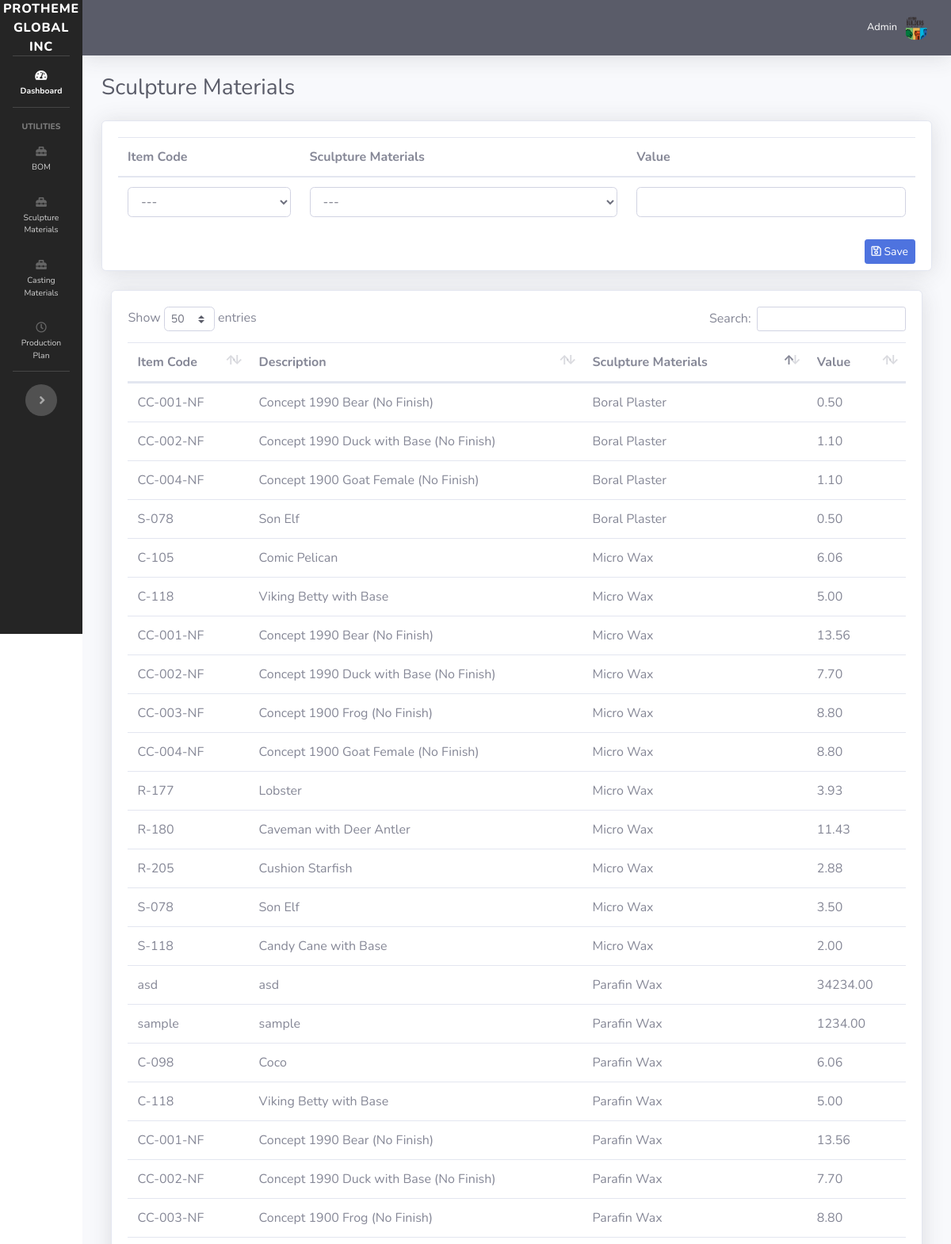
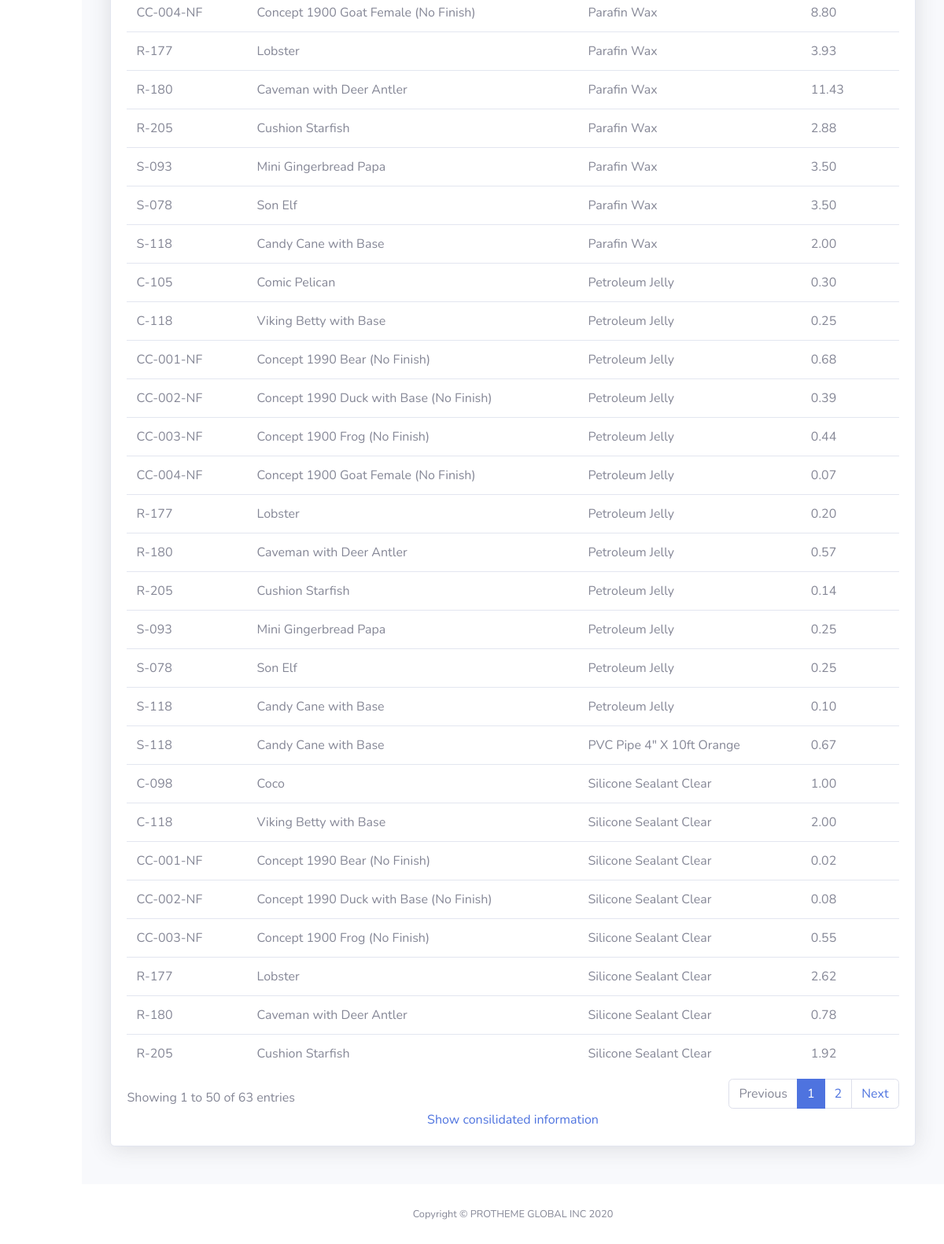
Before: /sculpture-materials.php with the older database file (2 pictures, top to bottom).
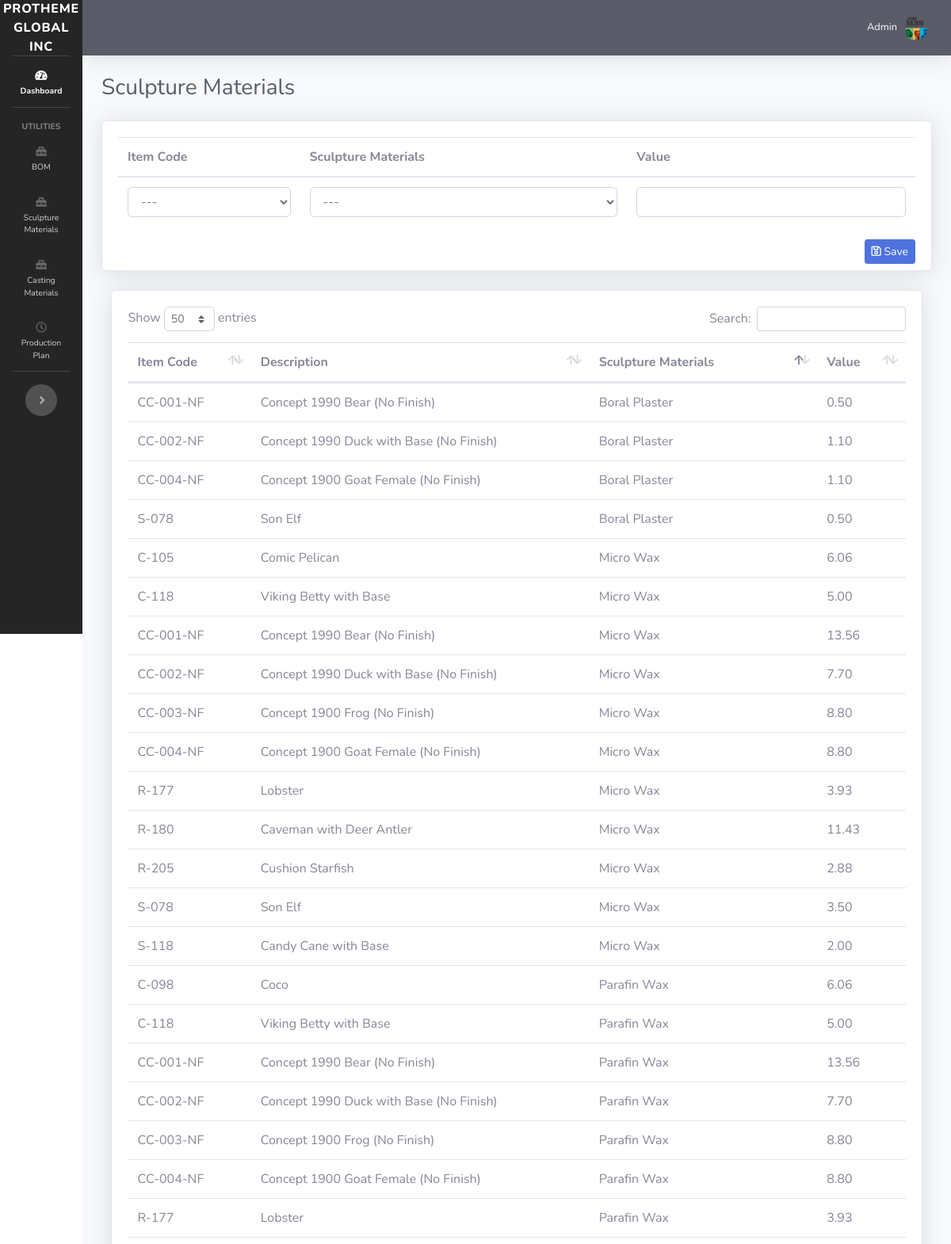
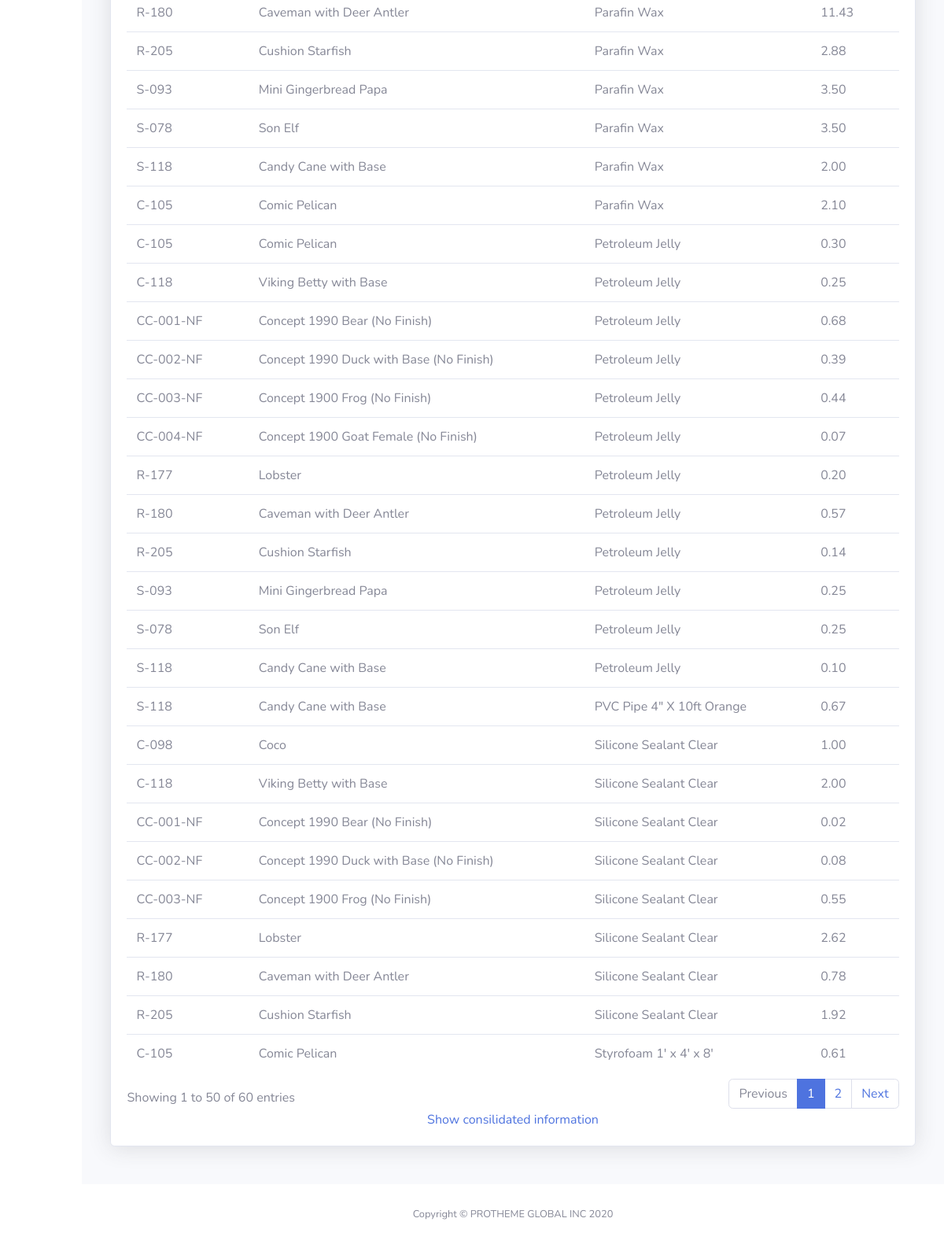
After: the same page with the newer database file (2 pictures, top to bottom).
### tables this page shows
CREATE TABLE `item_sculpture_material` (
  `id` int(11) NOT NULL,
  `item_id` int(11) NOT NULL,
  `sculpture_id` int(11) NOT NULL,
  `item_value` decimal(12,2) NOT NULL
);

CREATE TABLE `item` (
  `id` int(11) NOT NULL,
  `item_code` varchar(128) NOT NULL,
  `item_description` varchar(128) NOT NULL,
  `material` varchar(128) NOT NULL,
  `finish` varchar(128) NOT NULL
);

CREATE TABLE `sculpture_materials` (
  `id` int(11) NOT NULL,
  `description` varchar(128) NOT NULL,
  `price` decimal(12,4) NOT NULL
);

### sculpture-materials.php (the view, shortened to what this page needs)
<?php
require_once 'dbh.php';
include("sidebar.php");
$getItemSculptureMaterials = $mysqli->query('SELECT i.item_code, i.item_description, ism.item_value, sm.description
FROM item_sculpture_material ism
JOIN item i
ON i.id = ism.item_id
JOIN sculpture_materials sm
ON sm.id = ism.sculpture_id') or die ($mysqli->error);
?>
<div id="content-wrapper" class="d-flex flex-column">
    <div id="content">
        <?php
        include("topbar.php");
        ?>
        <div class="container-fluid">
            <div class="d-sm-flex align-items-center justify-content-between mb-4">
                <h1 class="h3 mb-0 text-gray-800">Sculpture Materials</h1>
            </div>
            <div class="row">
                <div class="col-lg-12 mb-4">
                    <div class="card shadow mb-4">
                        <form action="process_item.php" method="POST" class="mb-1">
                            <div class="card-body">
                                <table class="table">
                                    <thead>
                                    <tr>
                                        <th>Item Code</th>
                                        <th>Sculpture Materials</th>
                                        <th>Value</th>
                                    </tr>
                                    </thead>
                                    <tbody>
                                    <tr>
                                        <td>
                                            <select class="form-control" name="item_code" required>
                                                <option value="">---</option>
                                            </select>
                                        </td>
                                        <td>
                                            <select class="form-control" name="sculpture_material" required>
                                                <option value="">---</option>
                                            </select>
                                        </td>
                                        <td>
                                            <input type="number" name="item_value" class="form-control" step="0.00001"  required>
                                        </td>
                                    </tr>
                                    </tbody>
                                </table>
                                <button type="submit" class="btn btn-primary btn-sm mb-1 float-right" name="save_sculpture_materials"><i class="far fa-save"></i> Save</button>
                        </form>
                    </div>
                </div>
                <div class="col-lg-12 mb-4">
                    <div class="card shadow mb-12" style="padding: 2%;">
                        <table class="table" id="itemSculptureMaterials">
                            <thead>
                            <tr>
                                <th>Item Code</th>
                                <th>Description</th>
                                <th>Sculpture Materials</th>
                                <th>Value</th>
                            </tr>
                            </thead>
                            <tbody>
                            <?php while($newItemSculptureMaterials=$getItemSculptureMaterials->fetch_assoc()){ ?>
                                <tr>
                                    <td><?php echo $newItemSculptureMaterials['item_code']; ?></td>
                                    <td><?php echo $newItemSculptureMaterials['item_description']; ?></td>
                                    <td><?php echo $newItemSculptureMaterials['description']; ?></td>
                                    <td><?php echo $newItemSculptureMaterials['item_value']; ?></td>
                                </tr>
                            <?php }?>
                            </tbody>
                        </table>
                        <a href="sculpture_materials_consolidated.php" target="_blank" style="text-align: center;">Show consilidated information</a>
                    </div>
                </div>
            </div>
        </div>
    </div>
</div>
<?php include("footer.php"); ?>

Changed rows visible on the page:
removed item_sculpture_material: item.item_code "asd", item.item_description "asd", sculpture.description "Parafin Wax", item_value "34234.00"
removed item_sculpture_material: item.item_code "sample", item.item_description "sample", sculpture.description "Parafin Wax", item_value "1234.00"
now on this page (row unchanged): item_sculpture_material: item.item_code "C-105", item.item_description "Comic Pelican", sculpture.description "Styrofoam 1' x 4' x 8'", item_value "0.61"
added item_sculpture_material: item.item_code "C-105", item.item_description "Comic Pelican", sculpture.description "Parafin Wax", item_value "2.10"
Other visible differences:
text written by a page script: "Show entries Search: Showing 1 to 50 of 63 entries Previous 1 2 Next" → "Show entries Search: Showing 1 to 50 of 60 entries Previous 1 2 Next"
